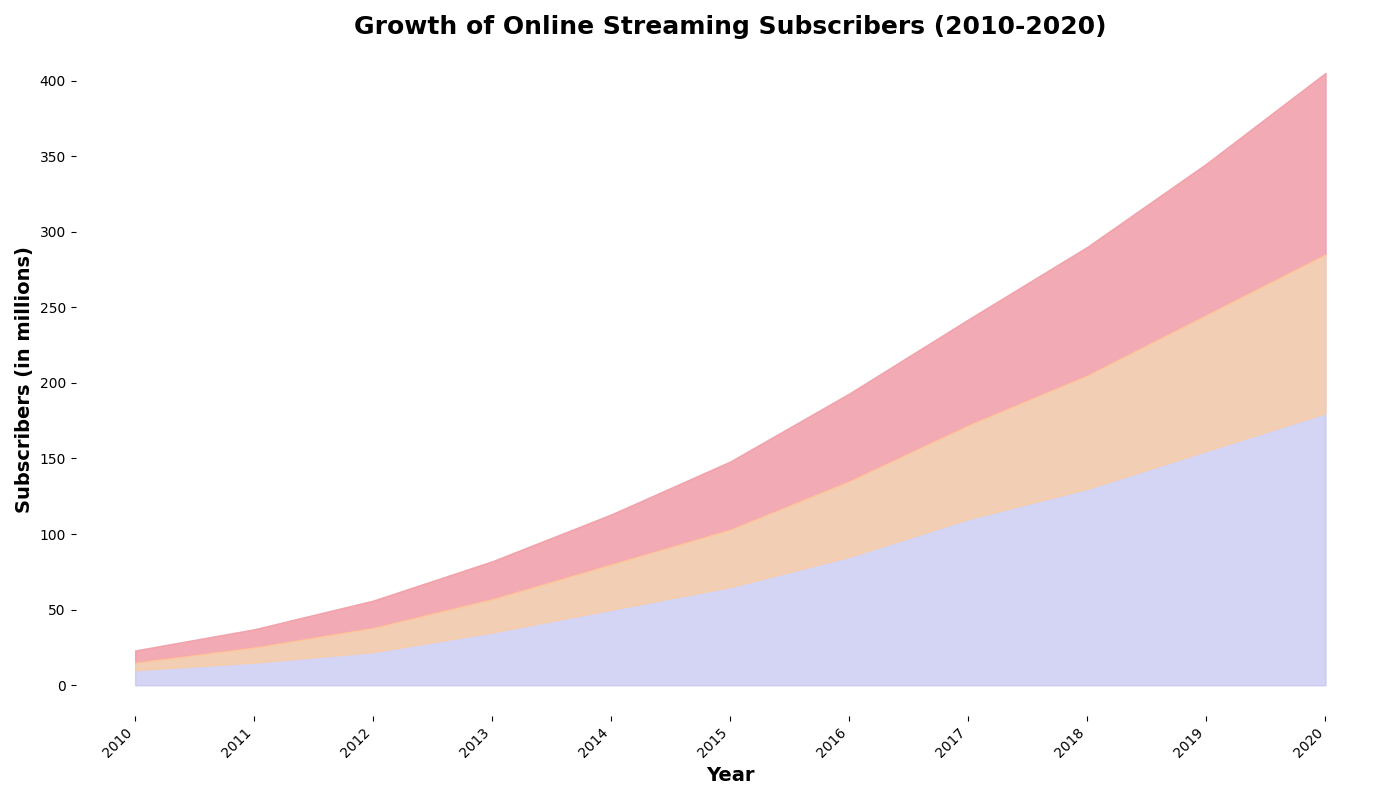

Write the Python code that produced this figure.
import matplotlib.pyplot as plt
import numpy as np

# Data
years = np.arange(2010, 2021)
movie_streaming = np.array([10, 15, 22, 35, 50, 65, 85, 110, 130, 155, 180])
tv_streaming = np.array([5, 10, 16, 22, 30, 38, 50, 62, 75, 90, 105])
music_streaming = np.array([8, 12, 18, 25, 33, 45, 58, 70, 85, 100, 120])

# Create a stacked cumulative data array
movie_cum = np.array(movie_streaming)
tv_cum = movie_cum + np.array(tv_streaming)
music_cum = tv_cum + np.array(music_streaming)

# Plotting the area chart
fig, ax = plt.subplots(figsize=(14, 8))

ax.fill_between(years, music_cum, color='#c2c2f0', alpha=0.7)
ax.fill_between(years, tv_cum, music_cum, color='#ff9999', alpha=0.7)
ax.fill_between(years, movie_cum, tv_cum, color='#ffcc99', alpha=0.7)

# Title and labels
ax.set_title('Growth of Online Streaming Subscribers (2010-2020)', fontsize=18, fontweight='bold')
ax.set_xlabel('Year', fontsize=14, fontweight='bold')
ax.set_ylabel('Subscribers (in millions)', fontsize=14, fontweight='bold')

# Remove spines (borders)
ax.spines['top'].set_visible(False)
ax.spines['right'].set_visible(False)
ax.spines['left'].set_visible(False)
ax.spines['bottom'].set_visible(False)

# Axis ticks
ax.set_xticks(years)
ax.set_xticklabels(years, rotation=45, ha='right')
ax.set_yticks(np.arange(0, 401, 50))
plt.tight_layout()

# Display the chart
plt.show()
